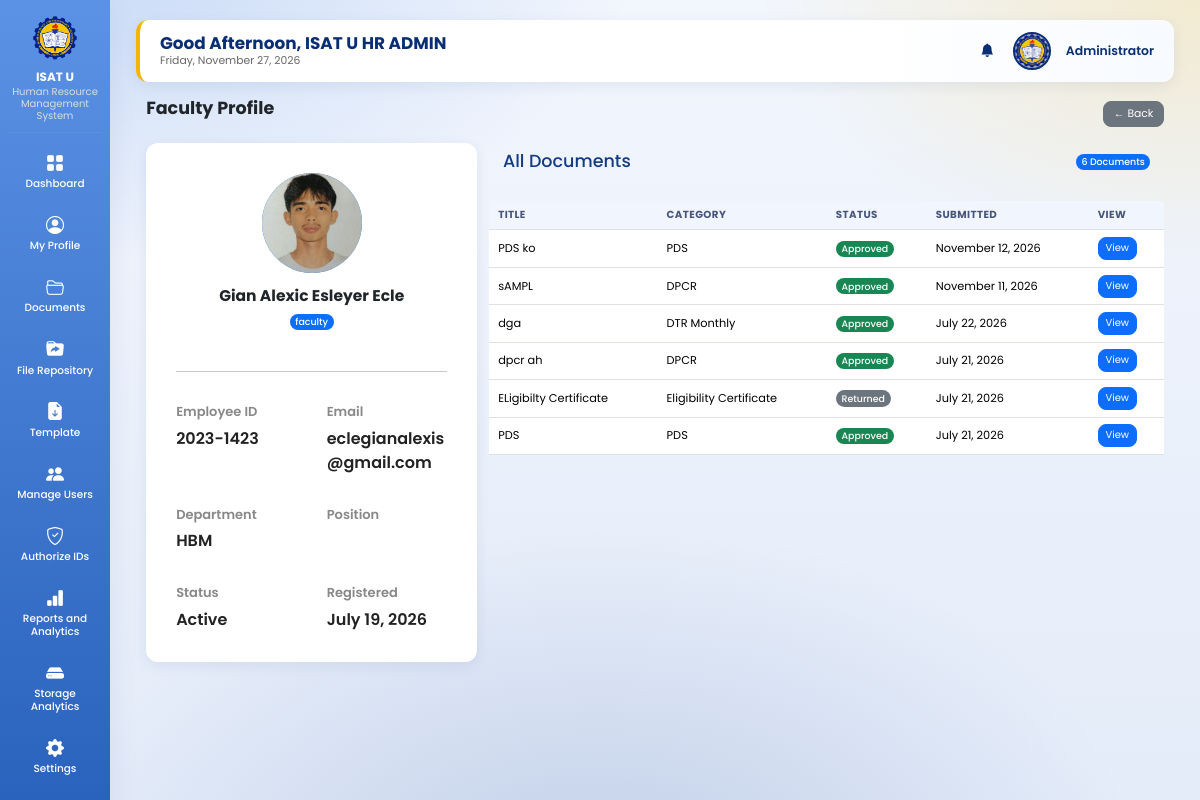
/admin/faculty_profile.php?id=12 (signed in), run on the app's committed database.
### tables this page shows
CREATE TABLE `users` (
  `user_id` int(11) NOT NULL AUTO_INCREMENT,
  `employee_id` varchar(50) DEFAULT NULL,
  `first_name` varchar(100) NOT NULL,
  `middle_name` varchar(100) DEFAULT NULL,
  `last_name` varchar(100) NOT NULL,
  `email` varchar(150) NOT NULL,
  `password` varchar(255) NOT NULL,
  `role` varchar(20) NOT NULL,
  `department` varchar(150) DEFAULT NULL,
  `position_title` varchar(150) DEFAULT NULL,
  `profile_picture` varchar(255) DEFAULT NULL,
  `reset_token` varchar(255) DEFAULT NULL,
  `reset_token_expiry` datetime DEFAULT NULL,
  `status` varchar(20) DEFAULT 'active',
  `created_at` timestamp NOT NULL DEFAULT current_timestamp(),
  PRIMARY KEY (`user_id`)
);

CREATE TABLE `documents` (
  `document_id` int(11) NOT NULL AUTO_INCREMENT,
  `user_id` int(11) NOT NULL,
  `category_id` int(11) NOT NULL,
  `deadline_id` int(11) DEFAULT NULL,
  `document_title` varchar(255) NOT NULL,
  `faculty_comment` text DEFAULT NULL,
  `file_name` varchar(255) NOT NULL,
  `file_path` varchar(500) NOT NULL,
  `file_size` int(11) DEFAULT NULL,
  `remarks` text DEFAULT NULL,
  `status` varchar(50) DEFAULT 'Pending',
  `is_archived` tinyint(1) NOT NULL DEFAULT 0,
  `submitted_at` timestamp NOT NULL DEFAULT current_timestamp(),
  `hr_remarks` text DEFAULT NULL,
  PRIMARY KEY (`document_id`)
);

CREATE TABLE `document_categories` (
  `category_id` int(11) NOT NULL AUTO_INCREMENT,
  `category_name` varchar(255) NOT NULL,
  PRIMARY KEY (`category_id`)
);

### admin/faculty_profile.php (the view, shortened to what this page needs)
<?php
include "../db.php";
$user_id=(int)$_GET['id'];
$user=mysqli_fetch_assoc(mysqli_query($conn,"
SELECT *
FROM users
WHERE user_id=$user_id
"));
include "includes/header.php";
include "includes/sidebar.php";
?>
<div class="container-fluid" style="max-width:1600px;">
<div class="page-header mb-4 d-flex justify-content-between align-items-center">
    <h1 class="fw-bold">Faculty Profile</h1>
    <a href="users.php" class="btn btn-secondary">← Back</a>
</div>
<?php
$documents = mysqli_query($conn,"
SELECT d.*, dc.category_name
FROM documents d
LEFT JOIN document_categories dc
ON d.category_id = dc.category_id
WHERE d.user_id = $user_id
ORDER BY d.submitted_at DESC
");
$total_docs = mysqli_num_rows($documents);
?>
<div class="row g-4 align-items-start">
<div class="col-xl-4 col-lg-5">
        <div class="profile-card h-100">
            <div class="text-center mb-5">
                <?php if (!empty($user['profile_picture']) && file_exists('../uploads/profile_pictures/'.$user['profile_picture'])): ?>
                    <img src="../uploads/profile_pictures/<?= htmlspecialchars($user['profile_picture']); ?>"
                         class="avatar mx-auto mb-3" style="object-fit:cover;">
                <?php else: ?>
                    <div class="avatar mx-auto mb-3">
                        <?= strtoupper(substr($user['first_name'],0,1)); ?>
                    </div>
                <?php endif; ?>
                <h3 class="fw-bold">
                    <?= htmlspecialchars($user['first_name'].' '.$user['middle_name'].' '.$user['last_name']); ?>
                </h3>
                <span class="badge bg-primary">
                    <?= htmlspecialchars($user['role']); ?>
                </span>
            </div>
            <hr>
            <div class="profile-grid">
                <div>
                    <label>Employee ID</label>
                    <p><?= htmlspecialchars($user['employee_id']); ?></p>
                </div>
                <div>
                    <label>Email</label>
                    <p><?= htmlspecialchars($user['email']); ?></p>
                </div>
                <div>
                    <label>Department</label>
                    <p><?= htmlspecialchars($user['department']); ?></p>
                </div>
                <div>
                    <label>Position</label>
                </div>
                <div>
                    <label>Status</label>
                    <p><?= htmlspecialchars($user['status']); ?></p>
                </div>
                <div>
                    <label>Registered</label>
                    <p><?= date("F d, Y",strtotime($user['created_at'])); ?></p>
                </div>
            </div>
        </div>
    </div>
<div class="col-xl-8 col-lg-7">
        <div class="documents-card h-100">
            <div class="card-header d-flex justify-content-between align-items-center">
                <h2 class="mb-0">All Documents</h2>
                <span class="badge bg-primary">
                    <?= $total_docs ?> Documents
                </span>
            </div>
            <div class="table-responsive">
            <table class="table table-hover align-middle">
                <thead>
                    <tr>
                        <th>Title</th>
                        <th>Category</th>
                        <th>Status</th>
                        <th>Submitted</th>
                        <th>View</th>
                    </tr>
                </thead>
                <tbody>
                <?php if(mysqli_num_rows($documents)>0): ?>
                    <?php while($doc=mysqli_fetch_assoc($documents)): ?>
                    <?php
                    $color="secondary";
                    if($doc['status']=="Approved") $color="success";
                    elseif($doc['status']=="Pending") $color="warning";
                    elseif($doc['status']=="Rejected") $color="danger";
                    elseif($doc['status']=="Final Approved") $color="primary";
                    ?>
                    <tr>
                        <td><?= htmlspecialchars($doc['document_title']) ?></td>
                        <td><?= htmlspecialchars($doc['category_name']) ?></td>
                        <td>
                            <span class="badge bg-<?= $color ?>">
                                <?= htmlspecialchars($doc['status']) ?>
                            </span>
                        </td>
                        <td>
                            <?= date("F d, Y",strtotime($doc['submitted_at'])) ?>
                        </td>
                        <td>
                            <a href="document_review.php?id=<?= $doc['document_id'] ?>" class="btn btn-primary btn-sm">
                                View
                            </a>
                        </td>
                    </tr>
                    <?php endwhile; ?>
                <?php endif; ?>
                </tbody>
            </table>
            </div>
        </div>
    </div>
</div>
<?php
include "includes/footer.php";
?>

### includes/avatar.php (shortened to what this page needs)
<?php
if (!function_exists('topbar_avatar')) {
    function topbar_avatar($conn, $size = 44, $href = 'profile.php') {
        $uid = (int)($_SESSION['user_id'] ?? 0);
        $pic = '';
        $res = mysqli_query($conn, "SELECT profile_picture FROM users WHERE user_id = $uid LIMIT 1");
        if ($res && ($r = mysqli_fetch_assoc($res))) { $pic = basename((string)($r['profile_picture'] ?? '')); }
        $file = dirname(__DIR__) . '/uploads/profile_pictures/' . $pic;
        if ($pic !== '' && file_exists($file)) {
            $src = '../uploads/profile_pictures/' . rawurlencode($pic);
        }
        $size = (int)$size;
        return '<a href="' . htmlspecialchars($href) . '" title="My Profile" style="display:inline-block;line-height:0;">'
             . '<img src="' . htmlspecialchars($src, ENT_QUOTES) . '" alt="Profile" '
             . 'style="width:' . $size . 'px;height:' . $size . 'px;border-radius:50%;object-fit:cover;'
             . 'border:2px solid #0A2E73;background:#b0b3b8;"></a>';
    }
}

### assets/ui.css (style rules this page uses)
html { font-size:13.5px !important; }
body { font-size:.92rem; background: radial-gradient(900px 500px at 8% -5%, rgba(91,146,229,.28), transparent 60%), radial-gradient(800px 480px at 100% 0%, rgba(245,180,0,.18), transparent 55%), radial-gradient(900px 600px at 50% 110%, rgba(18,60,146,.16), transparent 60%), linear-gradient(180deg,#f2f6fd 0%,#e4ecf9 100%) !important; background-attachment:fixed !important; }
h1 { font-size:1.55rem !important; }
h2 { font-size:1.3rem !important; }
h3 { font-size:1.15rem !important; }
.admin-info img { width:38px !important;height:38px !important; }
.stat-card,.chart-card,.card,.profile-card,.card-box { border-radius:12px !important;box-shadow:0 4px 14px rgba(10,46,115,.08) !important; }
.card-header { padding:.6rem 1rem !important;font-size:.9rem; }
.table { font-size:.84rem;margin-bottom:0; }
.table>:not(caption)>*>* { padding:.5rem .65rem !important; }
.table thead th { font-size:.76rem;text-transform:uppercase;letter-spacing:.4px;color:#47557a;background:#f1f5fd !important; }
.btn { font-size:.8rem;padding:.32rem .7rem;border-radius:8px; }
.btn-sm { font-size:.74rem !important;padding:.22rem .5rem !important; }
.badge { font-size:.7rem;font-weight:500;padding:.35em .6em; }
.container-fluid h1.fw-bold { font-size:1.3rem !important;margin-bottom:.8rem !important; }
.container-fluid .row.g-4 { --bs-gutter-x:.9rem;--bs-gutter-y:.9rem; }
.container-fluid .mb-4 { margin-bottom:1rem !important; }
.table-responsive { font-size:.84rem; }

### admin/includes/header.php (style rules this page uses)
body { background:#eef3fb; font-family:'Poppins',sans-serif; }
.admin-info img { width:55px; height:55px; border-radius:50%; }
.page-header { display:flex; justify-content:space-between; align-items:center; margin-bottom:25px; }
.profile-card { background:#fff; border-radius:18px; box-shadow:0 8px 25px rgba(0,0,0,.08); padding:30px; height:100%; position:sticky; top:50px; }
.avatar { width:100px; height:100px; border-radius:50%; background:#0d6efd; color:#fff; display:flex; align-items:center; justify-content:center; font-size:40px; font-weight:bold; }
.profile-grid { display:grid; grid-template-columns:repeat(2,1fr); gap:30px; margin-top:30px; }
.profile-grid label { display:block; color:#888; font-size:13px; margin-bottom:5px; font-weight:600; }
.profile-grid p { margin:0; font-size:16px; font-weight:600; color:#222; overflow-wrap:break-word; word-break:break-word; }
.card-header { display:flex; justify-content:space-between; align-items:center; margin-bottom:20px; }
.card-header h2 { margin:0; font-size:24px; color:#123b84; }
.table { width:100%; border-collapse:collapse; }
.table th { background:#f8f9fa; padding:14px; text-align:left; font-weight:700; }
.table td { padding:14px; border-top:1px solid #eee; vertical-align:middle; }
.badge { padding:8px 14px; border-radius:30px; font-size:13px; font-weight:600; }
.btn { padding:8px 15px; border-radius:8px; text-decoration:none; }
.btn-primary { background:#0d6efd; color:#fff; }
.btn-secondary { background:#6c757d; color:#fff; }

### admin/includes/sidebar.php (style rules this page uses)
:root { --blue:#0A2E73; --yellow:#F5B400; --white:#ffffff; --bg:#eef3fb; --shadow:0 12px 30px rgba(2, 10, 118, 0.08); }
* { margin:0; padding:0; box-sizing:border-box; font-family:'Poppins',sans-serif; }
body { background:var(--bg); }

### data on the page
users: profile_picture (picture)
users: profile_picture (picture), first_name+middle_name+last_name "Gian Alexic Esleyer Ecle", role "faculty", employee "2023-1423", email "eclegianalexis@gmail.com", department "HBM", status "Active", created_at "July 19, 2026"
documents: document_title "PDS ko", category.category_name "PDS", status "Approved", submitted_at "November 12, 2026"
documents: document_title "sAMPL", category.category_name "DPCR", status "Approved", submitted_at "November 11, 2026"
documents: document_title "dga", category.category_name "DTR Monthly", status "Approved", submitted_at "July 22, 2026"
documents: document_title "dpcr ah", category.category_name "DPCR", status "Approved", submitted_at "July 21, 2026"
documents: document_title "ELigibilty Certificate", category.category_name "Eligibility Certificate", status "Returned", submitted_at "July 21, 2026"
documents: document_title "PDS", category.category_name "PDS", status "Approved", submitted_at "July 21, 2026"

### other printed values
$greeting "Good Afternoon"
$total_docs "6"
